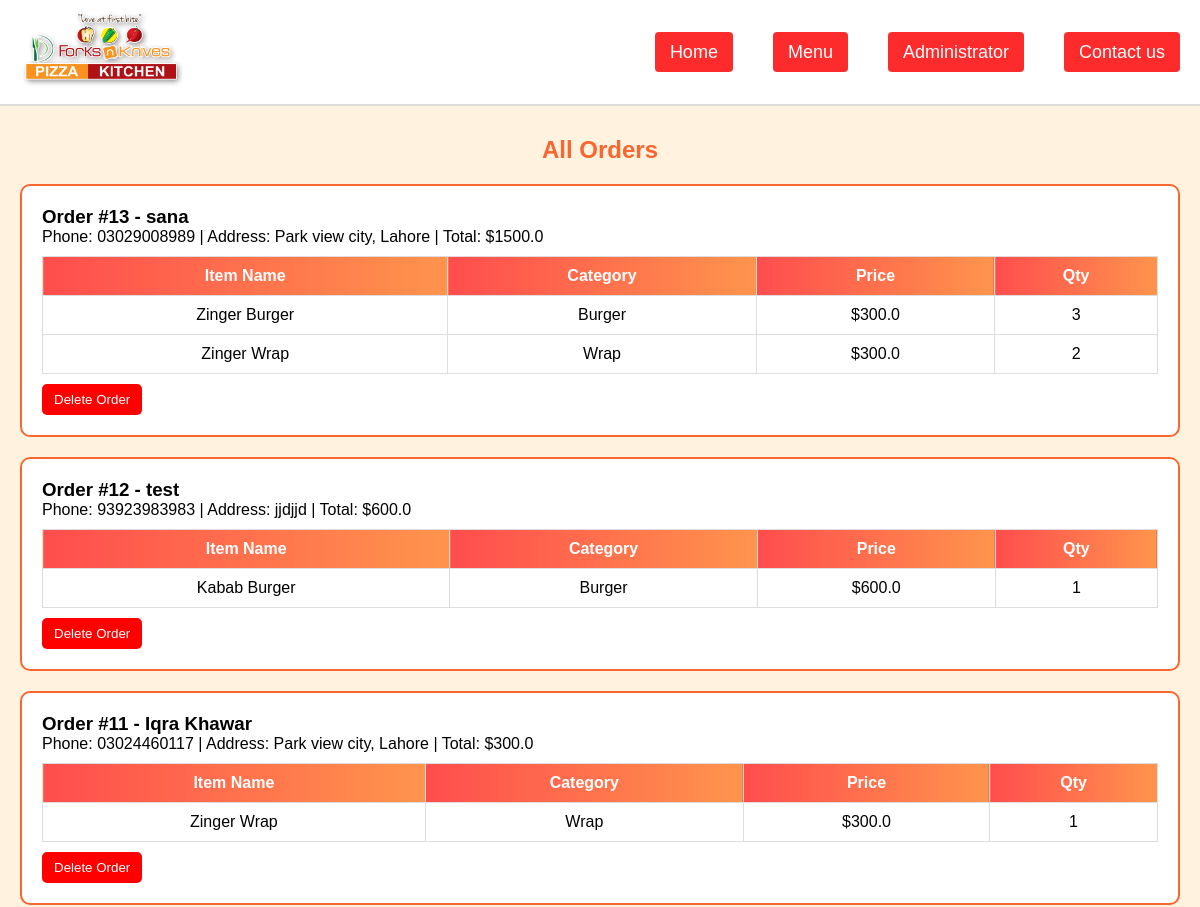
Before: /admin/orders (upper part) with the older database file.
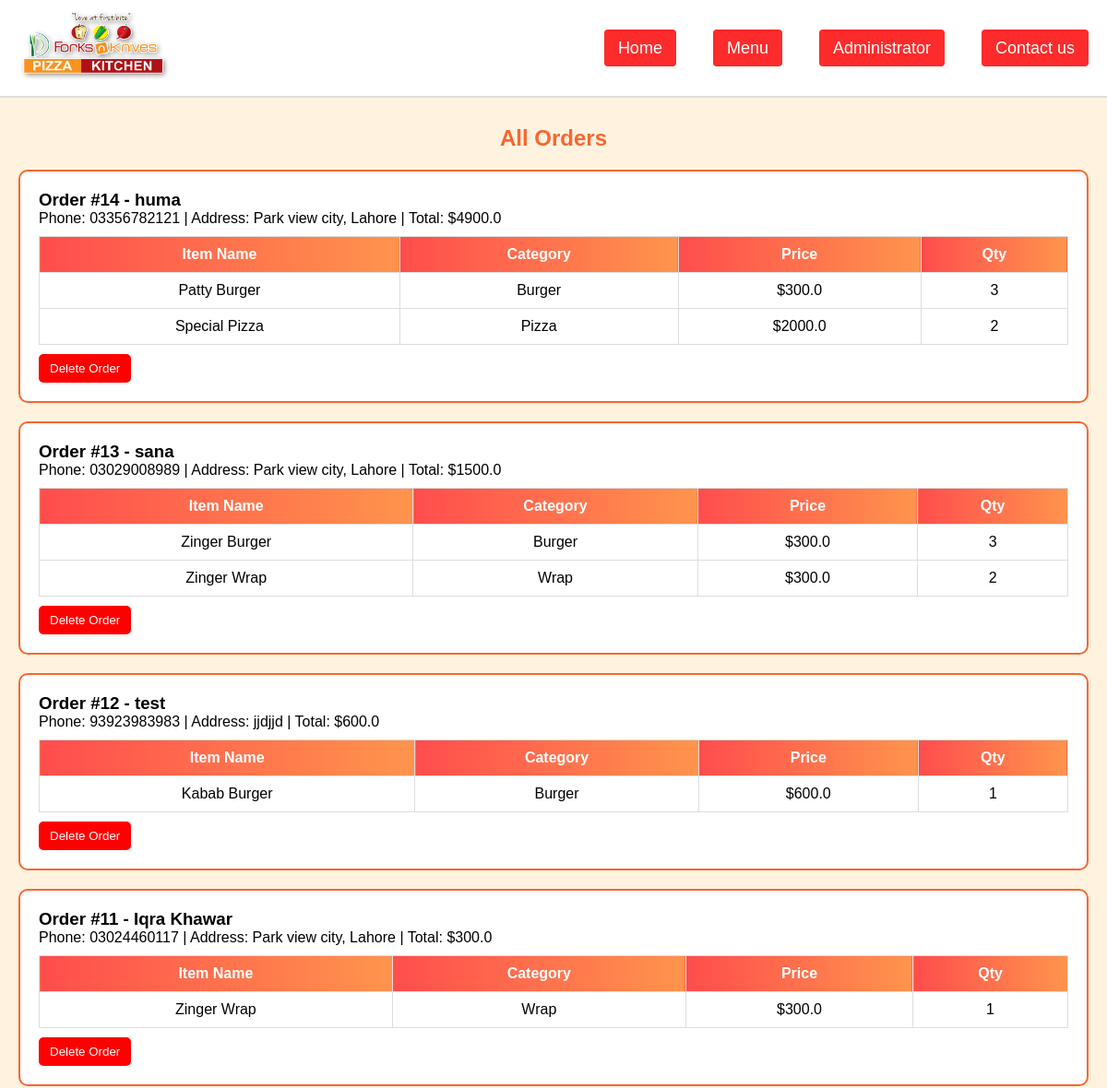
After: the same page with the newer database file.
### tables this page shows
CREATE TABLE orders(
    id INTEGER PRIMARY KEY AUTOINCREMENT,
    customer_name TEXT,
    phone TEXT,
    address TEXT,
    total REAL
);

CREATE TABLE order_items(
    id INTEGER PRIMARY KEY AUTOINCREMENT,
    order_id INTEGER NOT NULL,
    item_name TEXT NOT NULL,
    category TEXT NOT NULL,
    price REAL NOT NULL,
    quantity INTEGER NOT NULL,
    FOREIGN KEY(order_id) REFERENCES orders(id) ON DELETE CASCADE
);

### RMS.py (the view)
@app.route("/admin/orders")
def admin_orders():
    import sqlite3
    conn = sqlite3.connect("order_user.db")
    conn.row_factory = sqlite3.Row
    cur = conn.cursor()
    cur.execute("SELECT * FROM orders ORDER BY id DESC")
    orders = cur.fetchall()
    orders_with_items = []
    for order in orders:
        order_id = order['id']
        cur.execute("""
            SELECT item_name, category, price, quantity
            FROM order_items
            WHERE order_id=?
        """, (order_id,))
        items = cur.fetchall()  # ✅ same DB
        items_list = [(item['item_name'], item['category'], item['price'], item['quantity']) for item in items]
        orders_with_items.append({
            "order_id": order_id,
            "customer_name": order['customer_name'],
            "phone": order['phone'],
            "address": order['address'],
            "total": order['total'],
            "items": items_list
        })
    conn.close()
    return render_template("Admin_Orders.html", orders=orders_with_items)

### templates/Admin_Orders.html (shortened to what this page needs)
<!DOCTYPE html>
<html lang="en">
<head>
<link
  rel="stylesheet"
  href="https://cdnjs.cloudflare.com/ajax/libs/font-awesome/6.4.0/css/all.min.css"
/>
</head>
<body style="min-height: 100vh; display:flex; flex-direction:column;">
  <nav>
    <div class="logo">
        <a href="/">
            <img src="{{ url_for('static', filename='image1.png') }}" alt="Logo">
        </a>
    </div>
    <ul id="menu">
        <li><a href="{{ url_for('home') }}">Home</a></li>
        <li><a href="{{ url_for('menu_page') }}">Menu</a></li>
        <li><a href="{{ url_for('admin_menu') }}">Administrator</a></li>
        <li><a href="{{ url_for('contact') }}">Contact us</a></li>
    </ul>
  </nav>
    <h2>All Orders</h2>
    <div style="flex:1;">
      {% for order in orders %}
      <div class="order-box">
        <h3>Order #{{ order['order_id'] }} - {{ order['customer_name'] }}</h3>
        <p>Phone: {{ order['phone'] }} | Address: {{ order['address'] }} | Total: ${{ order['total'] }}</p>
        <table>
            <tr>
                <th>Item Name</th>
                <th>Category</th>
                <th>Price</th>
                <th>Qty</th>
            </tr>
            {% for item in order['items'] %}
            <tr>
                <td>{{ item[0] }}</td>
                <td>{{ item[1] }}</td>
                <td>${{ item[2] }}</td>
                <td>{{ item[3] }}</td>
            </tr>
            {% endfor %}
        </table>
        <form action="{{ url_for('delete_order', order_id=order['order_id']) }}" method="POST" style="margin-top:10px;">
            <button type="submit" style="padding:8px 12px; background-color:red; color:white; border:none; border-radius:5px; cursor:pointer;">
                Delete Order
            </button>
        </form>
      </div>
      {% endfor %}
    </div>
    </body>
</html>

### templates/Admin_Orders.html (style rules this page uses)
* { margin: 0; padding: 0; box-sizing: border-box; }
nav { width: 100%; background: white; padding: 10px 20px; display: flex; justify-content: space-between; align-items: center; border-bottom: 2px solid #ddd; }
.logo img { height: 80px; }
ul { display: flex; list-style: none; gap: 40px; align-items: center; }
ul li a { text-decoration: none; color: rgb(255, 255, 255); font-size: 18px; padding: 10px 15px; border-radius: 4px; font-family:'Trebuchet MS', Arial, sans-serif; background-color: rgb(253, 43, 43); }
body { font-family: Arial, sans-serif; background: #fff3e0; color: #000; height:100vh; }
h2 { text-align: center; color: #f96630; margin-top: 30px; }
.order-box { margin-bottom: 40px; margin:20px;padding: 20px; border: 2px solid #f96630; border-radius: 10px; background: #fff; }
table { width: 100%; border-collapse: collapse; margin-top: 10px; }
th, td { padding: 10px; border: 1px solid #ddd; text-align: center; }
th { background: linear-gradient(90deg, #ff4d4d, #ff944d); color: white; }

Changed rows visible on the page:
added orders: order_id "14", customer_name "huma", phone "03356782121", address "Park view city, Lahore", total "4900.0"
added order_items: item_name "Patty Burger", category "Burger", price "300.0", quantity "3", shown under "14"
added order_items: item_name "Special Pizza", category "Pizza", price "2000.0", quantity "2", shown under "14"
